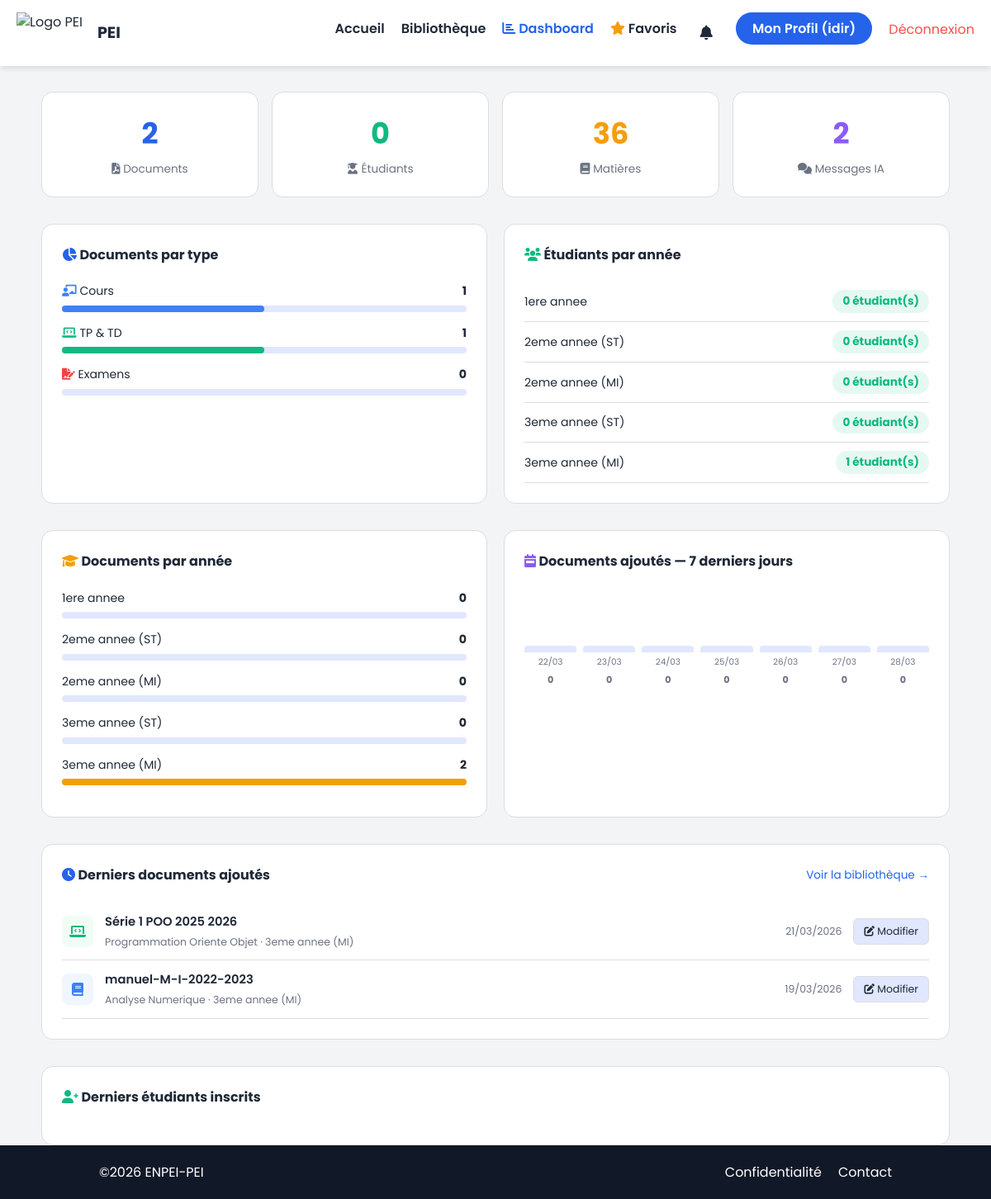
The app's page /dashboard/ (signed in) with its own data.
### core/models.py (models this page shows, shortened)
class Document(models.Model):
    TYPE_CHOICES = [
        ('COURS', 'Cours'),
        ('TP', 'TP & TD'),
        ('EXAM', 'Examen'),
    ]
    subject = models.ForeignKey(Subject, on_delete=models.CASCADE, related_name='documents')
    title = models.CharField(max_length=200)
    doc_type = models.CharField(max_length=5, choices=TYPE_CHOICES)
    file_doc = models.FileField(upload_to='library/documents/')
    uploaded_at = models.DateTimeField(auto_now_add=True)

class Subject(models.Model):
    level = models.ForeignKey(Level, on_delete=models.CASCADE, related_name='subjects')
    name = models.CharField(max_length=100)

class Level(models.Model):
    YEAR_CHOICES = [
        ('1AP', '1ere annee'),
        ('2ST', '2eme annee (ST)'),
        ('2MI', '2eme annee (MI)'),
        ('3ST', '3eme annee (ST)'),
        ('3MI', '3eme annee (MI)'),
    ]
    name = models.CharField(max_length=10, choices=YEAR_CHOICES, unique=True)

### core/views.py (the view)
# urls.py: path('dashboard/', views.dashboard, name='dashboard'),
@staff_member_required
def dashboard(request):
    total_docs      = Document.objects.count()
    total_students  = User.objects.filter(is_staff=False).count()
    total_subjects  = Subject.objects.count()
    total_levels    = Level.objects.count()
    total_messages  = ChatMessage.objects.count()
    docs_cours = Document.objects.filter(doc_type='COURS').count()
    docs_tp    = Document.objects.filter(doc_type='TP').count()
    docs_exam  = Document.objects.filter(doc_type='EXAM').count()
    YEAR_ORDER = ['1AP', '2ST', '2MI', '3ST', '3MI']
    docs_par_niveau = []
    for name in YEAR_ORDER:
        level = Level.objects.filter(name=name).first()
        if level:
            count = Document.objects.filter(subject__level=level).count()
            docs_par_niveau.append({
                'level': level.get_name_display(),
                'count': count,
            })
    etudiants_par_niveau = []
    for name in YEAR_ORDER:
        level = Level.objects.filter(name=name).first()
        if level:
            count = StudentProfile.objects.filter(year=name).count()
            etudiants_par_niveau.append({
                'level': level.get_name_display(),
                'count': count,
            })
    recent_docs = Document.objects.select_related(
        'subject__level'
    ).order_by('-uploaded_at')[:8]
    recent_students = User.objects.filter(
        is_staff=False
    ).order_by('-date_joined')[:5]
    today = timezone.now()
    activite = []
    for i in range(6, -1, -1):
        day   = today - timedelta(days=i)
        label = day.strftime('%d/%m')
        count = Document.objects.filter(
            uploaded_at__date=day.date()
        ).count()
        activite.append({'day': label, 'count': count})
    return render(request, 'dashboard.html', {
        'total_docs':            total_docs,
        'total_students':        total_students,
        'total_subjects':        total_subjects,
        'total_levels':          total_levels,
        'total_messages':        total_messages,
        'docs_cours':            docs_cours,
        'docs_tp':               docs_tp,
        'docs_exam':             docs_exam,
        'docs_par_niveau':       docs_par_niveau,
        'etudiants_par_niveau':  etudiants_par_niveau,
        'recent_docs':           recent_docs,
        'recent_students':       recent_students,
        'activite':              activite,
    })

### templates/dashboard.html (shortened to what this page needs)
{% extends 'base.html' %}
{% load static %}
{% block content %}
<div style="max-width: 1100px; margin: 0 auto;">
  <div style="margin-bottom: 28px;">
    <h1 style="margin: 0 0 6px;">
    </h1>
    <p style="color: var(--text-light); margin: 0;">
    </p>
  </div>
  <div style="display: grid; grid-template-columns: repeat(auto-fit, minmax(180px, 1fr));
              gap: 16px; margin-bottom: 32px;">
    <div style="background: var(--card-bg); border-radius: 14px; padding: 22px;
                border: 1px solid var(--input-border); text-align: center;">
      <div style="font-size: 2.2rem; font-weight: 700; color: var(--primary-color);">
        {{ total_docs }}
      </div>
      <div style="color: var(--text-light); font-size: 0.85rem; margin-top: 4px;">
        <i class="fas fa-file-pdf"></i> Documents
      </div>
    </div>
    <div style="background: var(--card-bg); border-radius: 14px; padding: 22px;
                border: 1px solid var(--input-border); text-align: center;">
      <div style="font-size: 2.2rem; font-weight: 700; color: #10b981;">
        {{ total_students }}
      </div>
      <div style="color: var(--text-light); font-size: 0.85rem; margin-top: 4px;">
        <i class="fas fa-user-graduate"></i> Étudiants
      </div>
    </div>
    <div style="background: var(--card-bg); border-radius: 14px; padding: 22px;
                border: 1px solid var(--input-border); text-align: center;">
      <div style="font-size: 2.2rem; font-weight: 700; color: #f59e0b;">
        {{ total_subjects }}
      </div>
      <div style="color: var(--text-light); font-size: 0.85rem; margin-top: 4px;">
        <i class="fas fa-book"></i> Matières
      </div>
    </div>
    <div style="background: var(--card-bg); border-radius: 14px; padding: 22px;
                border: 1px solid var(--input-border); text-align: center;">
      <div style="font-size: 2.2rem; font-weight: 700; color: #8b5cf6;">
        {{ total_messages }}
      </div>
      <div style="color: var(--text-light); font-size: 0.85rem; margin-top: 4px;">
        <i class="fas fa-comments"></i> Messages IA
      </div>
    </div>
  </div>
  <div style="display: grid; grid-template-columns: 1fr 1fr;
              gap: 20px; margin-bottom: 32px;">
    <div style="background: var(--card-bg); border-radius: 14px; padding: 24px;
                border: 1px solid var(--input-border);">
      <h3 style="margin: 0 0 20px; font-size: 1rem;">
        <i class="fas fa-chart-pie" style="color: var(--primary-color);"></i>
        Documents par type
      </h3>
      <div style="margin-bottom: 14px;">
        <div style="display: flex; justify-content: space-between;
                    margin-bottom: 6px; font-size: 0.88rem;">
          <span><i class="fas fa-chalkboard-teacher" style="color:#3b82f6;"></i> Cours</span>
          <strong>{{ docs_cours }}</strong>
        </div>
        <div style="background: var(--hover-bg); border-radius: 6px; height: 8px;">
          <div style="background: #3b82f6; border-radius: 6px; height: 8px;
                      width: {% if total_docs %}{% widthratio docs_cours total_docs 100 %}%{% else %}0%{% endif %};
                      transition: width 0.5s;"></div>
        </div>
      </div>
      <div style="margin-bottom: 14px;">
        <div style="display: flex; justify-content: space-between;
                    margin-bottom: 6px; font-size: 0.88rem;">
          <span><i class="fas fa-laptop-code" style="color:#10b981;"></i> TP & TD</span>
          <strong>{{ docs_tp }}</strong>
        </div>
        <div style="background: var(--hover-bg); border-radius: 6px; height: 8px;">
          <div style="background: #10b981; border-radius: 6px; height: 8px;
                      width: {% if total_docs %}{% widthratio docs_tp total_docs 100 %}%{% else %}0%{% endif %};
                      transition: width 0.5s;"></div>
        </div>
      </div>
      <div>
        <div style="display: flex; justify-content: space-between;
                    margin-bottom: 6px; font-size: 0.88rem;">
          <span><i class="fas fa-file-signature" style="color:#ef4444;"></i> Examens</span>
          <strong>{{ docs_exam }}</strong>
        </div>
        <div style="background: var(--hover-bg); border-radius: 6px; height: 8px;">
        </div>
      </div>
    </div>
    <div style="background: var(--card-bg); border-radius: 14px; padding: 24px;
                border: 1px solid var(--input-border);">
      <h3 style="margin: 0 0 20px; font-size: 1rem;">
        <i class="fas fa-users" style="color: #10b981;"></i>
        Étudiants par année
      </h3>
      {% for item in etudiants_par_niveau %}
      <div style="display: flex; align-items: center; justify-content: space-between;
                  padding: 10px 0;
                  border-bottom: 1px solid var(--input-border);">
        <span style="font-size: 0.88rem;">{{ item.level }}</span>
        <span style="background: rgba(16,185,129,0.1); color: #10b981;
                     padding: 3px 12px; border-radius: 20px;
                     font-weight: 700; font-size: 0.85rem;">
          {{ item.count }} étudiant(s)
        </span>
      </div>
      {% endfor %}
    </div>
  </div>
  <div style="display: grid; grid-template-columns: 1fr 1fr;
              gap: 20px; margin-bottom: 32px;">
    <div style="background: var(--card-bg); border-radius: 14px; padding: 24px;
                border: 1px solid var(--input-border);">
      <h3 style="margin: 0 0 20px; font-size: 1rem;">
        <i class="fas fa-graduation-cap" style="color: #f59e0b;"></i>
        Documents par année
      </h3>
      {% for item in docs_par_niveau %}
      <div style="margin-bottom: 14px;">
        <div style="display: flex; justify-content: space-between;
                    margin-bottom: 6px; font-size: 0.88rem;">
          <span>{{ item.level }}</span>
          <strong>{{ item.count }}</strong>
        </div>
        <div style="background: var(--hover-bg); border-radius: 6px; height: 8px;">
          <div style="background: #f59e0b; border-radius: 6px; height: 8px;
                      width: {% if total_docs %}{% widthratio item.count total_docs 100 %}%{% else %}0%{% endif %};">
          </div>
        </div>
      </div>
      {% endfor %}
    </div>
    <div style="background: var(--card-bg); border-radius: 14px; padding: 24px;
                border: 1px solid var(--input-border);">
      <h3 style="margin: 0 0 20px; font-size: 1rem;">
        <i class="fas fa-calendar-week" style="color: #8b5cf6;"></i>
        Documents ajoutés — 7 derniers jours
      </h3>
      <div style="display: flex; align-items: flex-end; gap: 8px;
                  height: 120px; padding-top: 10px;">
        {% for day in activite %}
        <div style="flex: 1; display: flex; flex-direction: column;
                    align-items: center; gap: 4px;">
          <div style="width: 100%;
                      background: {% if day.count > 0 %}#8b5cf6{% else %}var(--hover-bg){% endif %};
                      border-radius: 4px 4px 0 0;
                      height: {% if day.count > 0 %}{% widthratio day.count 10 100 %}px{% else %}8px{% endif %};
                      min-height: 8px; transition: height 0.3s;">
          </div>
          <span style="font-size: 0.65rem; color: var(--text-light);">{{ day.day }}</span>
          <span style="font-size: 0.7rem; font-weight: 700;
                       color: {% if day.count > 0 %}#8b5cf6{% else %}var(--text-light){% endif %};">
            {{ day.count }}
          </span>
        </div>
        {% endfor %}
      </div>
    </div>
  </div>
  <div style="background: var(--card-bg); border-radius: 14px; padding: 24px;
              border: 1px solid var(--input-border); margin-bottom: 32px;">
    <div style="display: flex; align-items: center; justify-content: space-between;
                margin-bottom: 20px;">
      <h3 style="margin: 0; font-size: 1rem;">
        <i class="fas fa-clock" style="color: var(--primary-color);"></i>
        Derniers documents ajoutés
      </h3>
      <a href="{% url 'library' %}"
         style="font-size: 0.85rem; color: var(--primary-color); text-decoration: none;">
        Voir la bibliothèque →
      </a>
    </div>
    {% for doc in recent_docs %}
    <div style="display: flex; align-items: center; gap: 14px; padding: 12px 0;
                border-bottom: 1px solid var(--input-border);">
      <div style="width: 38px; height: 38px; border-radius: 8px; flex-shrink: 0;
                  display: flex; align-items: center; justify-content: center;">
        {% if doc.doc_type == 'COURS' %}
          <div style="width:38px; height:38px; border-radius:8px; background:#eff6ff;
                      display:flex; align-items:center; justify-content:center;">
            <i class="fas fa-book" style="color:#3b82f6;"></i>
          </div>
        {% elif doc.doc_type == 'TP' %}
          <div style="width:38px; height:38px; border-radius:8px; background:#f0fdf4;
                      display:flex; align-items:center; justify-content:center;">
            <i class="fas fa-laptop-code" style="color:#10b981;"></i>
          </div>
        {% else %}
          <div style="width:38px; height:38px; border-radius:8px; background:#fef2f2;
                      display:flex; align-items:center; justify-content:center;">
            <i class="fas fa-file-signature" style="color:#ef4444;"></i>
          </div>
        {% endif %}
      </div>
      <div style="flex: 1; min-width: 0;">
        <div style="font-weight: 600; font-size: 0.92rem;
                    white-space: nowrap; overflow: hidden; text-overflow: ellipsis;">
          {{ doc.title }}
        </div>
        <div style="font-size: 0.78rem; color: var(--text-light); margin-top: 2px;">
          {{ doc.subject.name }} · {{ doc.subject.level.get_name_display }}
        </div>
      </div>
      <div style="font-size: 0.78rem; color: var(--text-light); flex-shrink: 0;">
        {{ doc.uploaded_at|date:"d/m/Y" }}
      </div>
      <a href="{% url 'admin:core_document_change' doc.id %}"
         style="padding: 5px 12px; background: var(--hover-bg);
                border: 1px solid var(--input-border); border-radius: 6px;
                text-decoration: none; color: var(--text-dark);
                font-size: 0.78rem; flex-shrink: 0;">
        <i class="fas fa-edit"></i> Modifier
      </a>
    </div>
    {% endfor %}
  </div>
  <div style="background: var(--card-bg); border-radius: 14px; padding: 24px;
              border: 1px solid var(--input-border);">
    <h3 style="margin: 0 0 20px; font-size: 1rem;">
      <i class="fas fa-user-plus" style="color: #10b981;"></i>
      Derniers étudiants inscrits
    </h3>
  </div>
</div>
{% endblock %}

### templates/base.html (shortened to what this page needs)
{% load static %}
<!doctype html>
<html lang="fr">
<head>
  <link rel="stylesheet" href="{% static 'css/style.css' %}" />
  <link rel="stylesheet" href="https://cdnjs.cloudflare.com/ajax/libs/font-awesome/6.0.0/css/all.min.css"
 />
</head>
<body class="site-container">
  <nav class="navbar">
    <div class="logo">
      <img src="{% static 'images/enpei.png' %}" alt="Logo PEI" />
      <span class="nav-links" style="font-weight: 700; font-size: 1.2em; font-family: 'Poppins', sans-serif;">PEI</span>
    </div>
    <ul class="nav-links">
      <li><a href="{% url 'home' %}">Accueil</a></li>
      <li><a href="{% url 'library' %}">Bibliothèque</a></li>
      {% if user.is_authenticated %}
      {% if user.is_staff %}
      <li>
        <a href="{% url 'dashboard' %}" style="color: var(--primary-color); font-weight: 600;">
          <i class="fas fa-chart-bar"></i> Dashboard
        </a>
      </li>
      {% endif %}
      <li>
        <a href="{% url 'favoris' %}" style="color:var(--text-dark);">
          <i class="fas fa-star" style="color:#f59e0b;"></i> Favoris
        </a>
      </li>
      <li style="position: relative;">
        <button id="notif-btn" onclick="toggleNotifs()" style="background:none; border:none; cursor:pointer;
                 color:var(--text-dark); font-size:1.1rem;
                 position:relative; padding:4px 8px;">
          <i class="fas fa-bell"></i>
        </button>
      </li>
      <li><a href="{% url 'profile' %}" class="btn-account">
          Mon Profil ({{ user.username }})
        </a></li>
      <li>
        <form method="POST" action="{% url 'logout' %}" style="display:inline;">
          <button type="submit" style="background:none; border:none; cursor:pointer;
             color:#ff4d4d; font-size:1rem; font-family:inherit; padding:0;">
            Déconnexion
          </button>
        </form>
      </li>
      {% else %}
      <li><a href="{% url 'login' %}" class="btn-account">Se connecter</a></li>
      {% endif %}
    </ul>
  </nav>
  <main class="site-content">
    {% block content %}
    {% endblock %}
  </main>
  <footer class="site-footer">
    <div class="footer-content">
      <p>&copy;2026 ENPEI-PEI </p>
      <ul class="footer-links">
        <li><a href="#">Confidentialité</a></li>
        <li><a href="#">Contact</a></li>
      </ul>
    </div>
  </footer>
</body>

### records on screen
Document: doc_type "TP" (drawn), title "Série 1 POO 2025 2026", subject.name "Programmation Oriente Objet", subject.level.name "3eme annee (MI)", uploaded_at "21/03/2026"
Document: doc_type "COURS" (drawn), title "manuel-M-I-2022-2023", subject.name "Analyse Numerique", subject.level.name "3eme annee (MI)", uploaded_at "19/03/2026"

### other values on screen
{{ user.username }} "idir"
{{ total_docs }} "2"
{{ total_students }} "0"
{{ total_subjects }} "36"
{{ total_messages }} "2"
{{ docs_cours }} "1"
{{ docs_tp }} "1"
{{ docs_exam }} "0"
{{ item.level }} "1ere annee" "2eme annee (ST)" "2eme annee (MI)" "3eme annee (ST)" "3eme annee (MI)"
{{ item.count }} "0" "0" "0" "0" "1"
{{ item.count }} "0" "0" "0" "0" "2"
{{ day.day }} "22/03" "23/03" "24/03" "25/03" "26/03" "27/03" "28/03"
{{ day.count }} "0" "0" "0" "0" "0" "0" "0"
